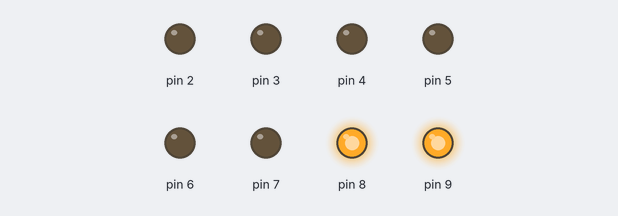
The sketch below on a simulated Arduino Uno, built with avr-gcc and run on an emulated ATmega328P. On the bench: output pins drawn as LEDs (lit = HIGH).

Above: at 0.5 s.
At 1.5 s:
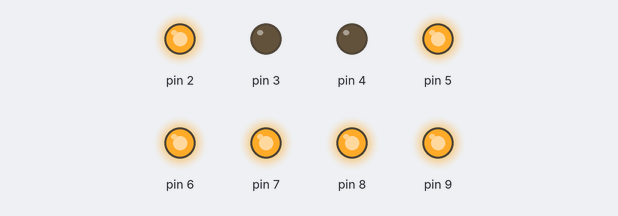
At 2.5 s:
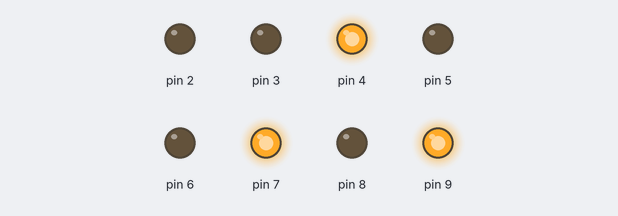
At 4.5 s:
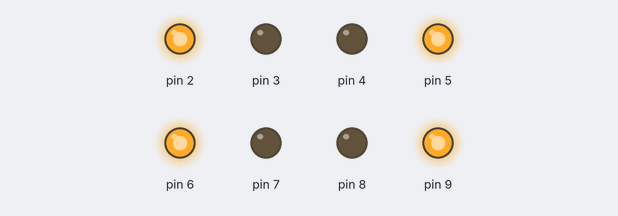
At 6.5 s:
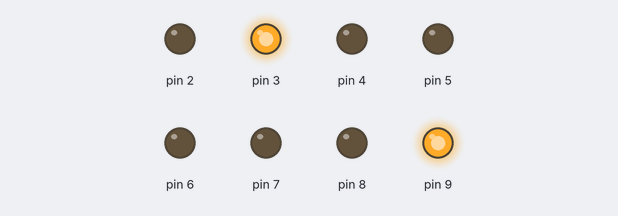
At 9.5 s:
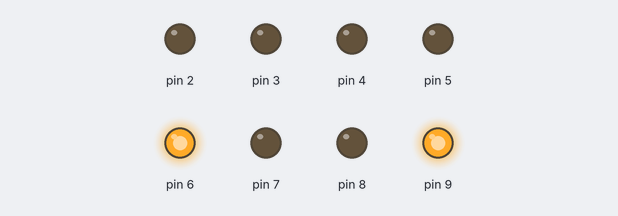
Timing chart, 0 to 11.5 s (numbered marks = the images above):
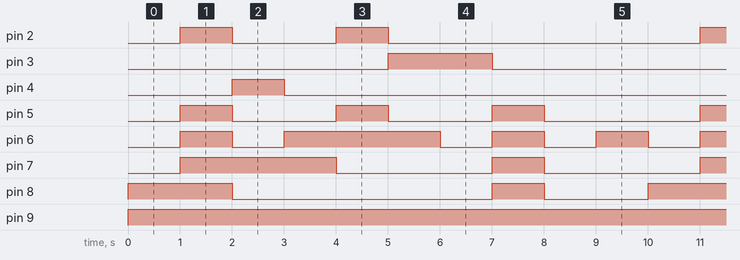

Measured:
- by itself, pin 2: repeats every 10.0 s: LOW 2.0 s, HIGH 1.0 s, LOW 6.0 s, HIGH 1.0 s
- by itself, pin 3: alternates HIGH for 2.0 s and LOW for 8.0 s
- by itself, pin 4: alternates HIGH for 1.0 s and LOW for 9.0 s
- by itself, pin 5: repeats every 10.0 s: 2 × (LOW 2.0 s, HIGH 1.0 s), LOW 3.0 s, HIGH 1.0 s
- by itself, pin 6: repeats every 10.0 s: LOW 1.0 s, HIGH 3.0 s, 3 × (LOW 1.0 s, HIGH 1.0 s)
- by itself, pin 7: repeats every 10.0 s: LOW 3.0 s, HIGH 1.0 s, LOW 3.0 s, HIGH 3.0 s
- by itself, pin 8: repeats every 10.0 s: LOW 5.0 s, HIGH 1.0 s, LOW 2.0 s, HIGH 2.0 s
- by itself, pin 9: LOW → HIGH at 0.00 s

The sketch:

7-Segment-Display.ino
```cpp
void setup()
{
    for (int pin = 2; pin <= 9; pin++)
    {
        pinMode(pin, OUTPUT);
    }
}

void loop()
{
    for (int i = 0; i <= 9; i++)
    {
        switch (i)
        {
        case 0:
            digitalWrite(2, LOW);
            digitalWrite(3, LOW);
            digitalWrite(4, LOW);
            digitalWrite(5, LOW);
            digitalWrite(6, LOW);
            digitalWrite(7, LOW);
            digitalWrite(8, HIGH);
            digitalWrite(9, HIGH);
            break;
        case 1:
            digitalWrite(2, HIGH);
            digitalWrite(3, LOW);
            digitalWrite(4, LOW);
            digitalWrite(5, HIGH);
            digitalWrite(6, HIGH);
            digitalWrite(7, HIGH);
            digitalWrite(8, HIGH);
            digitalWrite(9, HIGH);
            break;
        case 2:
            digitalWrite(2, LOW);
            digitalWrite(3, LOW);
            digitalWrite(4, HIGH);
            digitalWrite(5, LOW);
            digitalWrite(6, LOW);
            digitalWrite(7, HIGH);
            digitalWrite(8, LOW);
            digitalWrite(9, HIGH);
            break;
        case 3:
            digitalWrite(2, LOW);
            digitalWrite(3, LOW);
            digitalWrite(4, LOW);
            digitalWrite(5, LOW);
            digitalWrite(6, HIGH);
            digitalWrite(7, HIGH);
            digitalWrite(8, LOW);
            digitalWrite(9, HIGH);
            break;
        case 4:
            digitalWrite(2, HIGH);
            digitalWrite(3, LOW);
            digitalWrite(4, LOW);
            digitalWrite(5, HIGH);
            digitalWrite(6, HIGH);
            digitalWrite(7, LOW);
            digitalWrite(8, LOW);
            digitalWrite(9, HIGH);
            break;
        case 5:
            digitalWrite(2, LOW);
            digitalWrite(3, HIGH);
            digitalWrite(4, LOW);
            digitalWrite(5, LOW);
            digitalWrite(6, HIGH);
            digitalWrite(7, LOW);
            digitalWrite(8, LOW);
            digitalWrite(9, HIGH);
            break;
        case 6:
            digitalWrite(2, LOW);
            digitalWrite(3, HIGH);
            digitalWrite(4, LOW);
            digitalWrite(5, LOW);
            digitalWrite(6, LOW);
            digitalWrite(7, LOW);
            digitalWrite(8, LOW);
            digitalWrite(9, HIGH);
            break;
        case 7:
            digitalWrite(2, LOW);
            digitalWrite(3, LOW);
            digitalWrite(4, LOW);
            digitalWrite(5, HIGH);
            digitalWrite(6, HIGH);
            digitalWrite(7, HIGH);
            digitalWrite(8, HIGH);
            digitalWrite(9, HIGH);
            break;
        case 8:
            digitalWrite(2, LOW);
            digitalWrite(3, LOW);
            digitalWrite(4, LOW);
            digitalWrite(5, LOW);
            digitalWrite(6, LOW);
            digitalWrite(7, LOW);
            digitalWrite(8, LOW);
            digitalWrite(9, HIGH);
            break;
        case 9:
            digitalWrite(2, LOW);
            digitalWrite(3, LOW);
            digitalWrite(4, LOW);
            digitalWrite(5, LOW);
            digitalWrite(6, HIGH);
            digitalWrite(7, LOW);
            digitalWrite(8, LOW);
            digitalWrite(9, HIGH);
            break;
        }
        delay(1000);
    }
}
```
